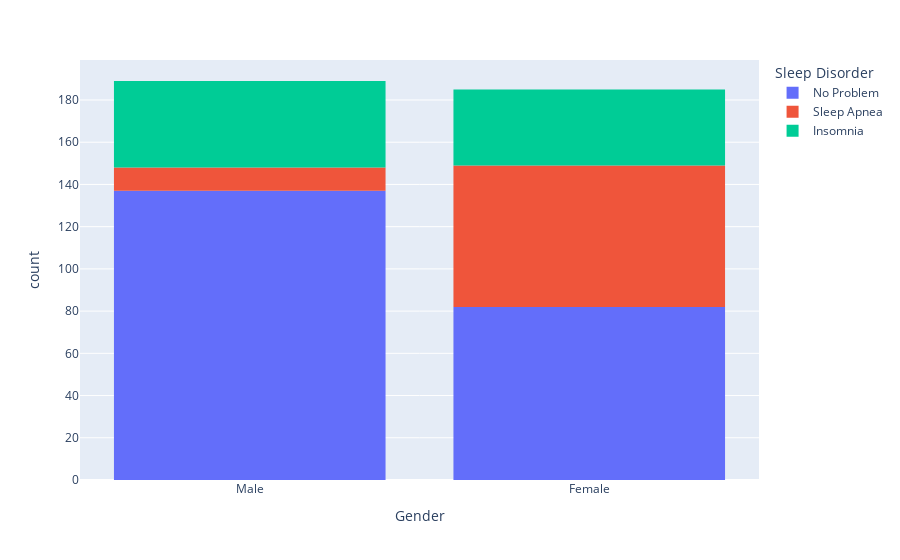
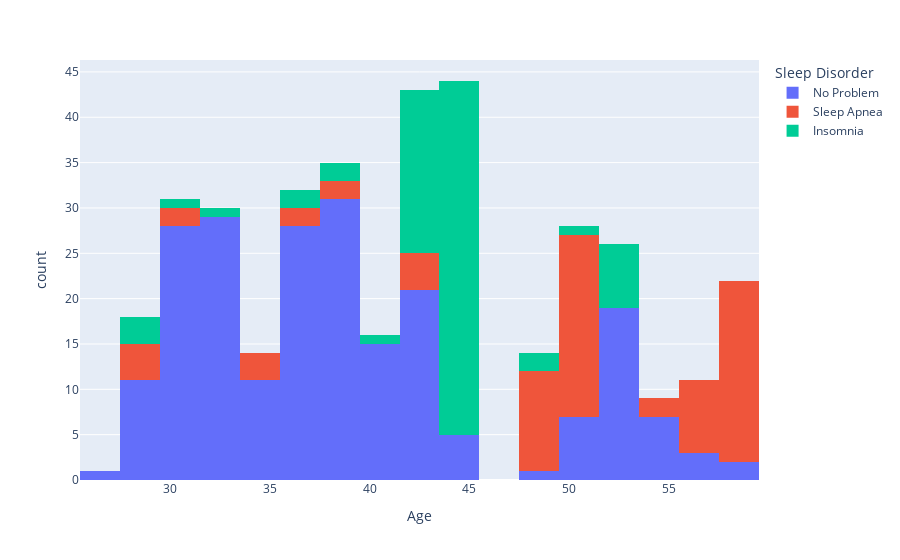
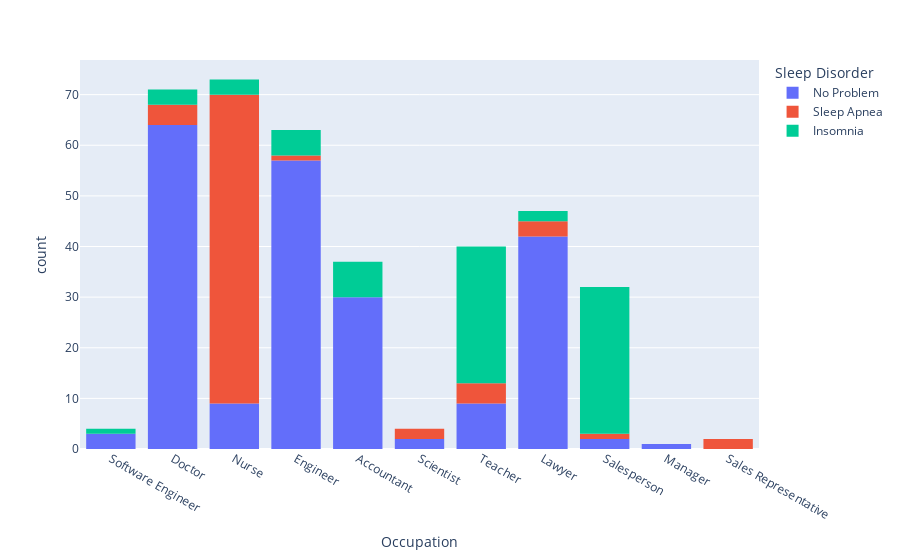
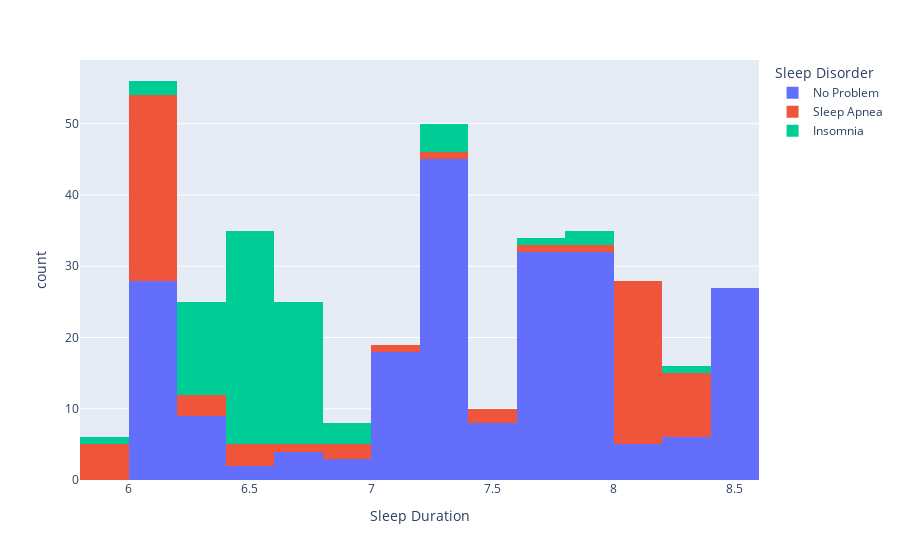

Notebook code cell kept with these figures, in order:
### Code cell
import pandas as pd
import plotly.express as px

# Assuming you have your DataFrame named df
for coluna in df.columns:
    graph = px.histogram(df, x=coluna, color='Sleep Disorder')
    graph.show()

### Figure 1 — Plotly figure (JSON) as saved in the notebook; plotly's stock layout.template omitted (floating-point values rounded to 4 significant figures; data arrays with more than 128 entries replaced by an {"elided": "..."} marker saying what was removed)
{"data": [{"alignmentgroup": "True", "bingroup": "x", "hovertemplate": "Sleep Disorder=No Problem<br>Gender=%{x}<br>count=%{y}<extra></extra>", "legendgroup": "No Problem", "marker": {"color": "#636efa", "pattern": {"shape": ""}}, "name": "No Problem", "offsetgroup": "No Problem", "orientation": "v", "showlegend": true, "type": "histogram", "x": {"elided": "219 str values"}, "xaxis": "x", "yaxis": "y"}, {"alignmentgroup": "True", "bingroup": "x", "hovertemplate": "Sleep Disorder=Sleep Apnea<br>Gender=%{x}<br>count=%{y}<extra></extra>", "legendgroup": "Sleep Apnea", "marker": {"color": "#EF553B", "pattern": {"shape": ""}}, "name": "Sleep Apnea", "offsetgroup": "Sleep Apnea", "orientation": "v", "showlegend": true, "type": "histogram", "x": ["Male", "Male", "Female", "Male", "Female", "Male", "Female", "Female", "Male", "Male", "Female", "Male", "Female", "Female", "Female", "Male", "Male", "Female", "Female", "Female", "Female", "Female", "Female", "Female", "Female", "Female", "Male", "Male", "Female", "Female", "Female", "Female", "Female", "Female", "Female", "Female", "Female", "Female", "Female", "Female", "Female", "Female", "Female", "Female", "Female", "Female", "Female", "Female", "Female", "Female", "Female", "Female", "Female", "Female", "Female", "Female", "Female", "Female", "Female", "Female", "Female", "Female", "Female", "Female", "Female", "Female", "Female", "Female", "Female", "Female", "Female", "Female", "Female", "Female", "Female", "Female", "Female", "Female"], "xaxis": "x", "yaxis": "y"}, {"alignmentgroup": "True", "bingroup": "x", "hovertemplate": "Sleep Disorder=Insomnia<br>Gender=%{x}<br>count=%{y}<extra></extra>", "legendgroup": "Insomnia", "marker": {"color": "#00cc96", "pattern": {"shape": ""}}, "name": "Insomnia", "offsetgroup": "Insomnia", "orientation": "v", "showlegend": true, "type": "histogram", "x": ["Male", "Male", "Female", "Female", "Male", "Female", "Male", "Male", "Male", "Male", "Male", "Female", "Male", "Female", "Male", "Female", "Male", "Male", "Male", "Male", "Male", "Male", "Male", "Male", "Male", "Male", "Male", "Male", "Female", "Male", "Male", "Male", "Female", "Male", "Female", "Male", "Female", "Male", "Female", "Male", "Female", "Male", "Female", "Male", "Male", "Female", "Male", "Male", "Female", "Male", "Male", "Female", "Male", "Female", "Male", "Male", "Female", "Female", "Female", "Female", "Female", "Female", "Female", "Female", "Female", "Female", "Female", "Male", "Male", "Female", "Female", "Female", "Female", "Female", "Female", "Female", "Female"], "xaxis": "x", "yaxis": "y"}], "layout": {"barmode": "relative", "legend": {"title": {"text": "Sleep Disorder"}, "tracegroupgap": 0}, "margin": {"t": 60}, "xaxis": {"anchor": "y", "domain": [0, 1], "title": {"text": "Gender"}}, "yaxis": {"anchor": "x", "domain": [0, 1], "title": {"text": "count"}}}}

### Figure 2 — Plotly figure (JSON) as saved in the notebook; plotly's stock layout.template omitted (floating-point values rounded to 4 significant figures; data arrays with more than 128 entries replaced by an {"elided": "..."} marker saying what was removed)
{"data": [{"alignmentgroup": "True", "bingroup": "x", "hovertemplate": "Sleep Disorder=No Problem<br>Age=%{x}<br>count=%{y}<extra></extra>", "legendgroup": "No Problem", "marker": {"color": "#636efa", "pattern": {"shape": ""}}, "name": "No Problem", "offsetgroup": "No Problem", "orientation": "v", "showlegend": true, "type": "histogram", "x": {"elided": "219 int values"}, "xaxis": "x", "yaxis": "y"}, {"alignmentgroup": "True", "bingroup": "x", "hovertemplate": "Sleep Disorder=Sleep Apnea<br>Age=%{x}<br>count=%{y}<extra></extra>", "legendgroup": "Sleep Apnea", "marker": {"color": "#EF553B", "pattern": {"shape": ""}}, "name": "Sleep Apnea", "offsetgroup": "Sleep Apnea", "orientation": "v", "showlegend": true, "type": "histogram", "x": [28, 28, 29, 29, 30, 31, 34, 34, 35, 36, 36, 38, 38, 42, 42, 43, 43, 48, 49, 49, 49, 49, 49, 49, 49, 49, 49, 49, 50, 50, 50, 50, 50, 50, 50, 50, 50, 50, 50, 50, 50, 50, 50, 50, 50, 51, 51, 51, 55, 55, 57, 57, 57, 57, 57, 57, 57, 57, 58, 58, 58, 58, 58, 58, 59, 59, 59, 59, 59, 59, 59, 59, 59, 59, 59, 59, 59, 59], "xaxis": "x", "yaxis": "y"}, {"alignmentgroup": "True", "bingroup": "x", "hovertemplate": "Sleep Disorder=Insomnia<br>Age=%{x}<br>count=%{y}<extra></extra>", "legendgroup": "Insomnia", "marker": {"color": "#00cc96", "pattern": {"shape": ""}}, "name": "Insomnia", "offsetgroup": "Insomnia", "orientation": "v", "showlegend": true, "type": "histogram", "x": [28, 29, 29, 30, 33, 36, 36, 39, 39, 41, 42, 43, 43, 43, 43, 43, 43, 43, 43, 43, 43, 43, 43, 43, 43, 43, 43, 43, 44, 44, 44, 44, 44, 44, 44, 44, 44, 44, 44, 44, 44, 44, 44, 44, 44, 44, 44, 44, 44, 44, 44, 44, 44, 44, 44, 44, 45, 45, 45, 45, 45, 45, 45, 45, 45, 45, 45, 48, 48, 50, 52, 52, 52, 52, 52, 52, 53], "xaxis": "x", "yaxis": "y"}], "layout": {"barmode": "relative", "legend": {"title": {"text": "Sleep Disorder"}, "tracegroupgap": 0}, "margin": {"t": 60}, "xaxis": {"anchor": "y", "domain": [0, 1], "title": {"text": "Age"}}, "yaxis": {"anchor": "x", "domain": [0, 1], "title": {"text": "count"}}}}

### Figure 3 — Plotly figure (JSON) as saved in the notebook; plotly's stock layout.template omitted (floating-point values rounded to 4 significant figures; data arrays with more than 128 entries replaced by an {"elided": "..."} marker saying what was removed)
{"data": [{"alignmentgroup": "True", "bingroup": "x", "hovertemplate": "Sleep Disorder=No Problem<br>Occupation=%{x}<br>count=%{y}<extra></extra>", "legendgroup": "No Problem", "marker": {"color": "#636efa", "pattern": {"shape": ""}}, "name": "No Problem", "offsetgroup": "No Problem", "orientation": "v", "showlegend": true, "type": "histogram", "x": {"elided": "219 str values"}, "xaxis": "x", "yaxis": "y"}, {"alignmentgroup": "True", "bingroup": "x", "hovertemplate": "Sleep Disorder=Sleep Apnea<br>Occupation=%{x}<br>count=%{y}<extra></extra>", "legendgroup": "Sleep Apnea", "marker": {"color": "#EF553B", "pattern": {"shape": ""}}, "name": "Sleep Apnea", "offsetgroup": "Sleep Apnea", "orientation": "v", "showlegend": true, "type": "histogram", "x": ["Sales Representative", "Sales Representative", "Nurse", "Doctor", "Nurse", "Doctor", "Scientist", "Scientist", "Lawyer", "Teacher", "Teacher", "Lawyer", "Lawyer", "Teacher", "Teacher", "Engineer", "Salesperson", "Nurse", "Nurse", "Nurse", "Nurse", "Nurse", "Nurse", "Nurse", "Nurse", "Nurse", "Doctor", "Doctor", "Nurse", "Nurse", "Nurse", "Nurse", "Nurse", "Nurse", "Nurse", "Nurse", "Nurse", "Nurse", "Nurse", "Nurse", "Nurse", "Nurse", "Nurse", "Nurse", "Nurse", "Nurse", "Nurse", "Nurse", "Nurse", "Nurse", "Nurse", "Nurse", "Nurse", "Nurse", "Nurse", "Nurse", "Nurse", "Nurse", "Nurse", "Nurse", "Nurse", "Nurse", "Nurse", "Nurse", "Nurse", "Nurse", "Nurse", "Nurse", "Nurse", "Nurse", "Nurse", "Nurse", "Nurse", "Nurse", "Nurse", "Nurse", "Nurse", "Nurse"], "xaxis": "x", "yaxis": "y"}, {"alignmentgroup": "True", "bingroup": "x", "hovertemplate": "Sleep Disorder=Insomnia<br>Occupation=%{x}<br>count=%{y}<extra></extra>", "legendgroup": "Insomnia", "marker": {"color": "#00cc96", "pattern": {"shape": ""}}, "name": "Insomnia", "offsetgroup": "Insomnia", "orientation": "v", "showlegend": true, "type": "histogram", "x": ["Software Engineer", "Teacher", "Nurse", "Nurse", "Doctor", "Accountant", "Teacher", "Lawyer", "Engineer", "Lawyer", "Salesperson", "Teacher", "Salesperson", "Teacher", "Salesperson", "Teacher", "Salesperson", "Salesperson", "Salesperson", "Salesperson", "Salesperson", "Salesperson", "Salesperson", "Salesperson", "Salesperson", "Salesperson", "Engineer", "Engineer", "Teacher", "Salesperson", "Salesperson", "Salesperson", "Teacher", "Salesperson", "Teacher", "Salesperson", "Teacher", "Salesperson", "Teacher", "Salesperson", "Teacher", "Salesperson", "Teacher", "Salesperson", "Salesperson", "Teacher", "Salesperson", "Salesperson", "Teacher", "Salesperson", "Salesperson", "Teacher", "Salesperson", "Teacher", "Salesperson", "Engineer", "Teacher", "Teacher", "Teacher", "Teacher", "Teacher", "Teacher", "Teacher", "Teacher", "Teacher", "Teacher", "Teacher", "Doctor", "Doctor", "Nurse", "Accountant", "Accountant", "Accountant", "Accountant", "Accountant", "Accountant", "Engineer"], "xaxis": "x", "yaxis": "y"}], "layout": {"barmode": "relative", "legend": {"title": {"text": "Sleep Disorder"}, "tracegroupgap": 0}, "margin": {"t": 60}, "xaxis": {"anchor": "y", "domain": [0, 1], "title": {"text": "Occupation"}}, "yaxis": {"anchor": "x", "domain": [0, 1], "title": {"text": "count"}}}}

### Figure 4 — Plotly figure (JSON) as saved in the notebook; plotly's stock layout.template omitted (floating-point values rounded to 4 significant figures; data arrays with more than 128 entries replaced by an {"elided": "..."} marker saying what was removed)
{"data": [{"alignmentgroup": "True", "bingroup": "x", "hovertemplate": "Sleep Disorder=No Problem<br>Sleep Duration=%{x}<br>count=%{y}<extra></extra>", "legendgroup": "No Problem", "marker": {"color": "#636efa", "pattern": {"shape": ""}}, "name": "No Problem", "offsetgroup": "No Problem", "orientation": "v", "showlegend": true, "type": "histogram", "x": {"elided": "219 float values"}, "xaxis": "x", "yaxis": "y"}, {"alignmentgroup": "True", "bingroup": "x", "hovertemplate": "Sleep Disorder=Sleep Apnea<br>Sleep Duration=%{x}<br>count=%{y}<extra></extra>", "legendgroup": "Sleep Apnea", "marker": {"color": "#EF553B", "pattern": {"shape": ""}}, "name": "Sleep Apnea", "offsetgroup": "Sleep Apnea", "orientation": "v", "showlegend": true, "type": "histogram", "x": [5.9, 5.9, 6.5, 6, 6.4, 7.7, 5.8, 5.8, 7.4, 6.6, 7.2, 7.1, 7.4, 6.8, 6.8, 7.8, 6.5, 5.9, 6, 6.1, 6.1, 6.1, 6.1, 6.2, 6.2, 6.2, 8.1, 8.1, 6.1, 6, 6, 6, 6, 6, 6, 6, 6.1, 6, 6.1, 6.1, 6, 6.1, 6, 6.1, 6.1, 6, 6.1, 6.1, 8.1, 8.1, 8.2, 8.2, 8.2, 8.2, 8.2, 8.1, 8.1, 8.1, 8, 8, 8, 8, 8, 8, 8.2, 8.2, 8.2, 8.2, 8, 8, 8.1, 8, 8.1, 8.1, 8, 8.1, 8.1, 8.1], "xaxis": "x", "yaxis": "y"}, {"alignmentgroup": "True", "bingroup": "x", "hovertemplate": "Sleep Disorder=Insomnia<br>Sleep Duration=%{x}<br>count=%{y}<extra></extra>", "legendgroup": "Insomnia", "marker": {"color": "#00cc96", "pattern": {"shape": ""}}, "name": "Insomnia", "offsetgroup": "Insomnia", "orientation": "v", "showlegend": true, "type": "histogram", "x": [5.9, 6.3, 6.5, 6.4, 6, 7.2, 6.6, 7.2, 6.5, 7.6, 6.5, 6.7, 6.3, 6.7, 6.5, 6.7, 6.4, 6.5, 6.5, 6.5, 6.5, 6.5, 6.5, 6.5, 6.5, 6.5, 7.8, 7.8, 6.6, 6.4, 6.3, 6.4, 6.6, 6.3, 6.6, 6.3, 6.6, 6.3, 6.6, 6.3, 6.6, 6.3, 6.6, 6.3, 6.4, 6.5, 6.3, 6.4, 6.5, 6.3, 6.4, 6.5, 6.3, 6.5, 6.3, 6.8, 6.8, 6.8, 6.5, 6.5, 6.5, 6.5, 6.6, 6.6, 6.6, 6.6, 6.6, 7.3, 7.3, 6.1, 6.5, 6.5, 6.6, 6.6, 6.6, 6.6, 8.3], "xaxis": "x", "yaxis": "y"}], "layout": {"barmode": "relative", "legend": {"title": {"text": "Sleep Disorder"}, "tracegroupgap": 0}, "margin": {"t": 60}, "xaxis": {"anchor": "y", "domain": [0, 1], "title": {"text": "Sleep Duration"}}, "yaxis": {"anchor": "x", "domain": [0, 1], "title": {"text": "count"}}}}
